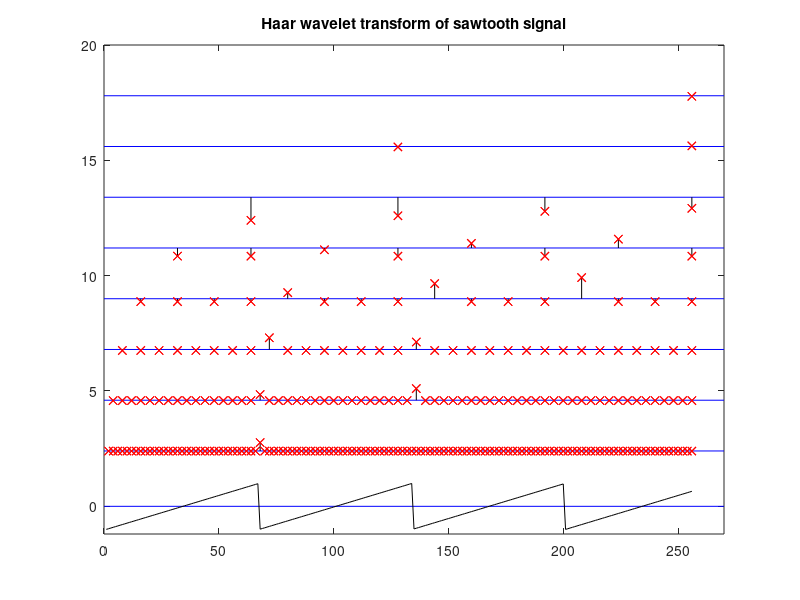

The MATLAB source for this figure:
% Haar wavelet transform of a signal
% Sawtooth signal 
fy=300; %signal frequency in Hz
wy=2*pi*fy; %signal frequency in rad/s

fs=20000; %sampling frequency in Hz
tiv=1/fs; %time interval between samples;
Ns=256; %let us take 256 signal samples
duy=Ns*tiv; %time for 256 samples
t=0:tiv:(duy-tiv); %time intervals set

y=sawtooth(wy*t); %signal data set (256 samples)

K=8; %exponent, 256=2^8
wty=y; %space for the wavelet transform
d=zeros(K,Ns/2); %space for d(j,k) coefficients

%the Haar wavelet transform
for n=1:K,
   aux1= wty(1:2:Ns-1) + wty(2:2:Ns);
   aux2= wty(1:2:Ns-1) - wty(2:2:Ns);
   wty(1:Ns)=[aux1,aux2]/sqrt(2);
   d(K+1-n,1:Ns/2)=wty(1+(Ns/2):Ns); %fill d(j,k) coefficients
   Ns=Ns/2;
end;

%figure
  %scaling
dmax=max(max(d));
dmin=min(min(d)); abdmin=abs(dmin);
if abdmin>dmax, mh=abdmin; else mh=dmax; end;
  %area and signal
  plot([0 270],[0 0],'b'); hold on;
  plot(y,'k'); %the signal
axis([0 270 -1.2 20]);
%subplots
for nn=1:8,
   nx=2^(nn-1);
   ylevel=20-(2.2*nn);
   plot([0 270],[ylevel ylevel],'b'); %horizontal axes
   ydat=d(nn,1:nx)/mh; %data scaling
   yno=zeros(1,nx); 
   ivx=256/nx; %horizontal interval
   for kk=1:nx,
      plot([ivx*(kk) ivx*(kk)],[ylevel+yno(kk) ylevel+ydat(kk)],'k');
      plot([ivx*(kk) ivx*(kk)],[ylevel+ydat(kk) ylevel+ydat(kk)],'rx');
   end;   
end;
title('Haar wavelet transform of sawtooth signal');
